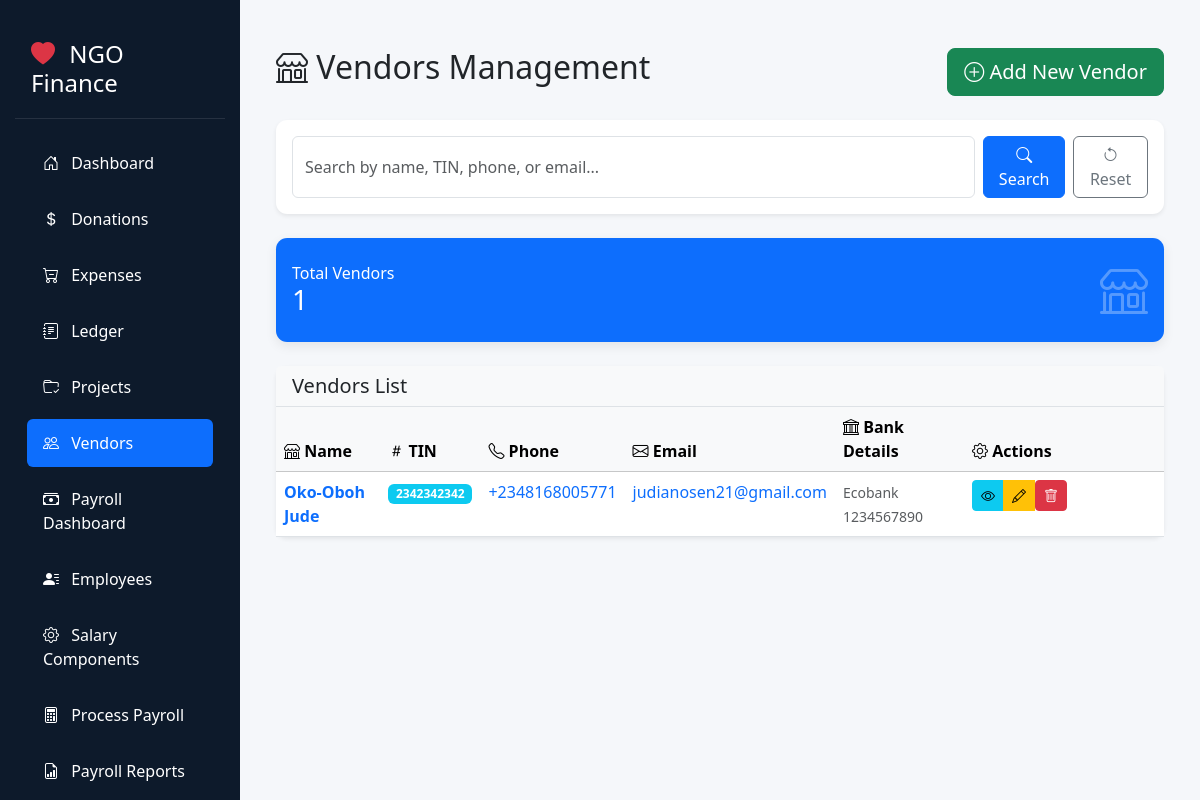
Page /vendors on the earlier database version.
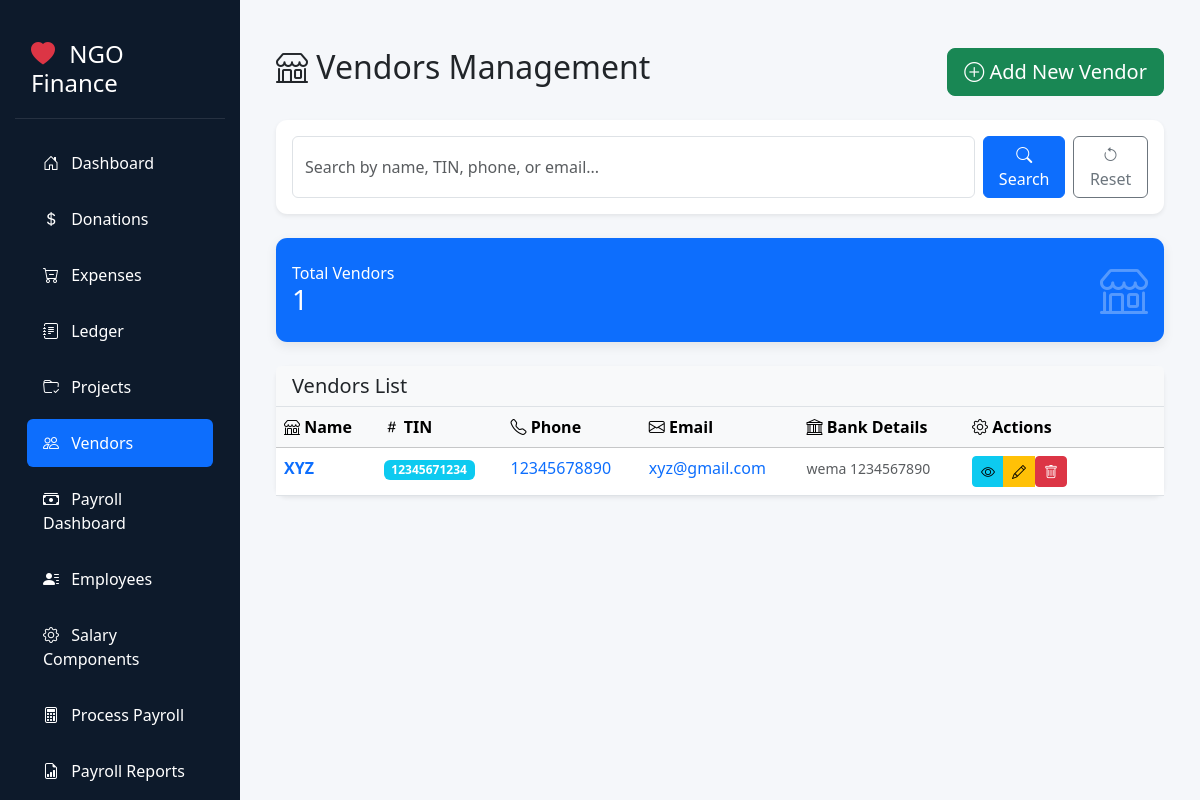
Same page on the later database version.
### tables this page shows
CREATE TABLE vendors (
            id INTEGER PRIMARY KEY AUTOINCREMENT,
            name TEXT NOT NULL,
            tin TEXT,
            phone TEXT,
            email TEXT,
            address TEXT,
            account_number TEXT,
            bank_name TEXT,
            created_at TEXT DEFAULT (datetime('now')),
            updated_at TEXT DEFAULT (datetime('now')),
            is_active INTEGER DEFAULT 1
        );

### main.py (the view)
@app.get("/vendors", response_class=HTMLResponse)
async def vendors_list(request: Request):
    with get_db() as conn:
        vendors = conn.execute("""
            SELECT id, name, tin, phone, email, address,
                   account_number, bank_name, is_active
            FROM vendors
            ORDER BY name ASC
        """).fetchall()
    return templates.TemplateResponse(
        "vendors.html",
        {
            "request": request,
            "vendors": vendors,
            "success_msg": request.query_params.get("success"),
            "error_msg": request.query_params.get("error"),
        }
    )

### templates/vendors.html (shortened to what the changed rows need)
{% extends "base.html" %}
{% block content %}
<div class="container-fluid mt-4">
    <div class="row mb-4">
        <div class="col-md-8">
            <h2><i class="bi bi-shop"></i> Vendors Management</h2>
        </div>
    </div>
    <div class="card shadow-sm border-0">
        <div class="table-responsive">
            <table class="table table-hover mb-0">
                <thead class="table-light">
                    <tr>
                        <th><i class="bi bi-shop"></i> Name</th>
                        <th><i class="bi bi-hash"></i> TIN</th>
                        <th><i class="bi bi-telephone"></i> Phone</th>
                        <th><i class="bi bi-envelope"></i> Email</th>
                        <th><i class="bi bi-bank"></i> Bank Details</th>
                        <th style="width: 200px;"><i class="bi bi-gear"></i> Actions</th>
                    </tr>
                </thead>
                <tbody>
                    {% for v in vendors %}
                    <tr>
                        <td>
                            <a href="/vendors/{{ v.id }}" class="text-decoration-none fw-bold">{{ v.name }}</a>
                        </td>
                        <td>
                            {% if v.tin %}
                                <span class="badge bg-info">{{ v.tin }}</span>
                            {% else %}
                                <span class="text-muted">—</span>
                            {% endif %}
                        </td>
                        <td>
                            {% if v.phone %}
                                <a href="tel:{{ v.phone }}" class="text-decoration-none">{{ v.phone }}</a>
                            {% else %}
                                <span class="text-muted">—</span>
                            {% endif %}
                        </td>
                        <td>
                            {% if v.email %}
                                <a href="mailto:{{ v.email }}" class="text-decoration-none">{{ v.email }}</a>
                            {% else %}
                                <span class="text-muted">—</span>
                            {% endif %}
                        </td>
                        <td>
                            {% if v.bank_name or v.account_number %}
                                <small class="text-muted">{{ v.bank_name or '' }} {{ v.account_number or '' }}</small>
                            {% else %}
                                <span class="text-muted">—</span>
                            {% endif %}
                        </td>
                        <td>
                            <div class="btn-group btn-group-sm" role="group">
                                <a href="/vendors/{{ v.id }}" class="btn btn-info" title="View Details"><i class="bi bi-eye"></i></a>
                                <a href="/vendors/edit/{{ v.id }}" class="btn btn-warning" title="Edit"><i class="bi bi-pencil"></i></a>
                                <form action="/vendors/delete/{{ v.id }}" method="POST" class="d-inline" onsubmit="return confirm('Delete {{ v.name }}? This cannot be undone.');">
                                    <button type="submit" class="btn btn-danger btn-sm" title="Delete"><i class="bi bi-trash"></i></button>
                                </form>
                            </div>
                        </td>
                    </tr>
                    {% endfor %}
                </tbody>
            </table>
        </div>
    </div>
</div>
{% endblock %}

Differences in the rows shown:
removed vendors: name "Oko-Oboh Jude", tin "2342342342", phone "+2348168005771", email "judianosen21@gmail.com", bank_name "Ecobank", account_number "1234567890"
added vendors: name "XYZ", tin "12345671234", phone "12345678890", email "xyz@gmail.com", bank_name "wema", account_number "1234567890"
